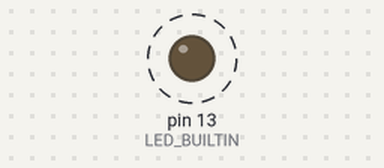
Recording of a sketch running on a simulated Arduino Uno, built with avr-gcc and run on an emulated ATmega328P. On the bench: output pins drawn as LEDs (lit = HIGH). Dashed ring = blinking. What the sketch prints to the serial monitor is not drawn.

Above: at 0.07 s.
Timing chart, 0 to 3.0 s (numbered marks = the images above):
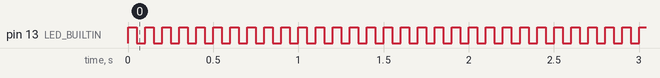

Measured:
- by itself, pin 13 (LED_BUILTIN): alternates HIGH for 0.05 s and LOW for 0.05 s

The sketch:

magnetolocator.ino
```cpp
#include "os.hpp"
#include "curveFitting.h" // https://github.com/Rotario/arduinoCurveFitting


void testCurveFit() {
  Serial.begin(9600);
  while(!Serial);
  Serial.println("Starting");

  char buf[100];
  int xpower = 3;
  int order = 3;
  snprintf(buf, 100, "Fitting curve of order %i to data of power %i...\n", order, xpower);
  Serial.print(buf);

  double x[26];
  double t[26];
  for (int i = 0; i < sizeof(x)/sizeof(double); i++){
    t[i] = i;
    x[i] = pow(i, xpower);
  }

  double coeffs[order+1];
  int ret = fitCurve(order, sizeof(x)/sizeof(double), t, x, sizeof(coeffs)/sizeof(double), coeffs);

  if (ret == 0){ //Returned value is 0 if no error
    uint8_t c = 'a';
    Serial.println("Coefficients are");
    for (int i = 0; i < sizeof(coeffs)/sizeof(double); i++){
      snprintf(buf, 100, "%c=",c++);
      Serial.print(buf);
      Serial.print(coeffs[i]);
      Serial.print('\t');
    }
  }
}


void setup() {
    initOS();
    initBlink();

    testCurveFit();
}

void loop()
{
    run();
}
```

curveFitting.cpp
```cpp
/*
  curveFitting.h - Library for fitting curves to given
  points using Least Squares method, with Cramer's rule
  used to solve the linear equation. Max polynomial order 20.
  Created by Rowan Easter-Robinson, August 23, 2018.
  Released into the public domain.
*/

#include <Arduino.h>
#include "curveFitting.h"

void printMat(const char *s, double*m, int n){
  Serial.println(s);
  char buf[40];
  for (int i = 0; i < n; i++) {
    for (int j = 0; j < n; j++) {
      snprintf(buf, 40, "%30.4f\t", m[i*n+j]);
      Serial.print(buf);
    }
    Serial.println();
  }
}

void showmat(const char *s, double **m, int n){
  Serial.println(s);
  char buf[40];
  for (int i = 0; i < n; i++) {
    for (int j = 0; j < n; j++){
      snprintf(buf, 40, "%30.4f\t", m[i][j]);
      Serial.print(buf);
    }
    Serial.println();
  }
}

void cpyArray(double *src, double*dest, int n){
  for (int i = 0; i < n*n; i++){
    dest[i] = src[i];
  }
}

void subCol(double *mat, double* sub, uint8_t coln, uint8_t n){
  if (coln >= n) return;
  for (int i = 0; i < n; i++){
    mat[(i*n)+coln] = sub[i];
  }
}

/*Determinant algorithm taken from https://codeforwin.org/2015/08/c-program-to-find-determinant-of-matrix.html */
int trianglize(double **m, int n)
{
  int sign = 1;
  for (int i = 0; i < n; i++) {
    int max = 0;
    for (int row = i; row < n; row++)
      if (fabs(m[row][i]) > fabs(m[max][i]))
        max = row;
    if (max) {
      sign = -sign;
      double *tmp = m[i];
      m[i] = m[max], m[max] = tmp;
    }
    if (!m[i][i]) return 0;
    for (int row = i + 1; row < n; row++) {
      double r = m[row][i] / m[i][i];
      if (!r) continue;
      for (int col = i; col < n; col ++)
        m[row][col] -= m[i][col] * r;
    }
  }
  return sign;
}

double det(double *in, int n, uint8_t prnt)
{
  double *m[n];
  m[0] = in;

  for (int i = 1; i < n; i++)
    m[i] = m[i - 1] + n;
  if(prnt) showmat("Matrix", m, n);
  int sign = trianglize(m, n);
  if (!sign)
    return 0;
  if(prnt) showmat("Upper triangle", m, n);
  double p = 1;
  for (int i = 0; i < n; i++)
    p *= m[i][i];
  return p * sign;
}
/*End of Determinant algorithm*/

//Raise x to power
double curveFitPower(double base, int exponent){
  if (exponent == 0){
    return 1;
  } else {
    double val = base;
    for (int i = 1; i < exponent; i++){
      val = val * base;
    }
    return val;
  }
}

int fitCurve (int order, int nPoints, double py[], int nCoeffs, double *coeffs) {
  uint8_t maxOrder = MAX_ORDER;
  if (nCoeffs != order + 1) return ORDER_AND_NCOEFFS_DO_NOT_MATCH; 	// no of coefficients is one larger than the order of the equation
  if (nCoeffs > maxOrder || nCoeffs < 2) return ORDER_INCORRECT; 		//matrix memory hard coded for max of 20 order, which is huge
  if (nPoints < 1) return NPOINTS_INCORRECT; 							//Npoints needs to be positive and nonzero
  int i, j;
  double T[MAX_ORDER] = {0}; //Values to generate RHS of linear equation
  double S[MAX_ORDER*2+1] = {0}; //Values for LHS and RHS of linear equation
  double denom; //denominator for Cramer's rule, determinant of LHS linear equation
  double x, y;

  double px[nPoints]; //Generate X values, from 0 to n
  for (i=0; i<nPoints; i++){
	px[i] = i;
  }

  for (i=0; i<nPoints; i++) {//Generate matrix elements
    x = px[i];
    y = py[i];
    for (j = 0; j < (nCoeffs*2)-1; j++){
      S[j] += curveFitPower(x, j); // x^j iterated , S10 S20 S30 etc, x^0, x^1...
    }
    for (j = 0; j < nCoeffs; j++){
      T[j] += y * curveFitPower(x, j); //y * x^j iterated, S01 S11 S21 etc, x^0*y, x^1*y, x^2*y...
    }
  }

  double masterMat[nCoeffs*nCoeffs]; //Master matrix LHS of linear equation
  for (i = 0; i < nCoeffs ;i++){//index by matrix row each time
    for (j = 0; j < nCoeffs; j++){//index within each row
      masterMat[i*nCoeffs+j] = S[i+j];
    }
  }

  double mat[nCoeffs*nCoeffs]; //Temp matrix as det() method alters the matrix given
  cpyArray(masterMat, mat, nCoeffs);
  denom = det(mat, nCoeffs, CURVE_FIT_DEBUG);
  cpyArray(masterMat, mat, nCoeffs);

  //Generate cramers rule mats
  for (i = 0; i < nCoeffs; i++){ //Temporary matrix to substitute RHS of linear equation as per Cramer's rule
    subCol(mat, T, i, nCoeffs);
    coeffs[nCoeffs-i-1] = det(mat, nCoeffs, CURVE_FIT_DEBUG)/denom; //Coefficients are det(M_i)/det(Master)
    cpyArray(masterMat, mat, nCoeffs);
  }
  return 0;
}

int fitCurve (int order, int nPoints, double px[], double py[], int nCoeffs, double *coeffs) {
  uint8_t maxOrder = MAX_ORDER;
  if (nCoeffs != order + 1) return ORDER_AND_NCOEFFS_DO_NOT_MATCH; 	//Number of coefficients is one larger than the order of the equation
  if(nCoeffs > maxOrder || nCoeffs < 2) return ORDER_INCORRECT; 		//Matrix memory hard coded for max of 20 order, which is huge
  if (nPoints < 1) return NPOINTS_INCORRECT; 							//Npoints needs to be positive and nonzero
  int i, j;
  double T[MAX_ORDER] = {0}; //Values to generate RHS of linear equation
  double S[MAX_ORDER*2+1] = {0}; //Values for LHS and RHS of linear equation
  double denom; //denominator for Cramer's rule, determinant of LHS linear equation
  double x, y;

  for (i=0; i<nPoints; i++) {//Generate matrix elements
    x = px[i];
    y = py[i];
    for (j = 0; j < (nCoeffs*2)-1; j++){
      S[j] += curveFitPower(x, j); // x^j iterated , S10 S20 S30 etc, x^0, x^1...
    }
    for (j = 0; j < nCoeffs; j++){
      T[j] += y * curveFitPower(x, j); //y * x^j iterated, S01 S11 S21 etc, x^0*y, x^1*y, x^2*y...
    }
  }

  double masterMat[nCoeffs*nCoeffs]; //Master matrix LHS of linear equation
  for (i = 0; i < nCoeffs ;i++){//index by matrix row each time
    for (j = 0; j < nCoeffs; j++){//index within each row
      masterMat[i*nCoeffs+j] = S[i+j];
    }
  }

  double mat[nCoeffs*nCoeffs]; //Temp matrix as det() method alters the matrix given
  cpyArray(masterMat, mat, nCoeffs);
  denom = det(mat, nCoeffs, CURVE_FIT_DEBUG);
  cpyArray(masterMat, mat, nCoeffs);

  //Generate cramers rule mats
  for (i = 0; i < nCoeffs; i++){ //Temporary matrix to substitute RHS of linear equation as per Cramer's rule
    subCol(mat, T, i, nCoeffs);
    coeffs[nCoeffs-i-1] = det(mat, nCoeffs, CURVE_FIT_DEBUG)/denom; //Coefficients are det(M_i)/det(Master)
    cpyArray(masterMat, mat, nCoeffs);
  }
  return 0;
}
```

curveFitting.h
```cpp
/*
  curveFitting.h - Library for fitting curves to given
  points using Least Squares method, with Cramer's rule
  used to solve the linear equation. Max polynomial order 20.
  Created by Rowan Easter-Robinson, August 23, 2018.
  Released into the public domain.
*/

#ifndef curveFit_h
#define curveFit_h

#include <Arduino.h>
#define MAX_ORDER 20

#ifndef CURVE_FIT_DEBUG
#define CURVE_FIT_DEBUG 0
#endif

/* Enum for error messages */
enum curveFitERROR{
	ORDER_AND_NCOEFFS_DO_NOT_MATCH = -1,
	ORDER_INCORRECT = -2,
	NPOINTS_INCORRECT = -3
};

/* Matrix Helper Functions */
void printMat(const char *s, double*m, int n);
void showmat(const char *s, double **m, int n);
void cpyArray(double *src, double*dest, int n);
void subCol(double *mat, double* sub, uint8_t coln, uint8_t n);
double curveFitPower(double base, int exponent);

/* Determinant matrix functions */
int trianglize(double **m, int n);
double det(double *in, int n, uint8_t prnt);

/* Curve fitting functions */
int fitCurve (int order, int nPoints, double py[], int nCoeffs, double *coeffs);
int fitCurve (int order, int nPoints, double px[], double py[], int nCoeffs, double *coeffs);
#endif
```

os.cpp
```cpp
/*
 * File:   os.cpp
 * Author: TristanH
 *
 * Created 8th March 2019
*/

#include <Arduino.h>
#include "os.hpp"

#define _TASK_LENGTH 32 // power of 2 <= 64
#define _SYSTEM_TIME() micros()
#define MAX_SCHEDULE 1000000000 // 100 s
#define _INCREMENT(var) var = (var + 1) & (_TASK_LENGTH - 1)

void toggleBlink();

typedef unsigned long ostime_t;
typedef struct {
    void (*f)();
    ostime_t t;
} Task;

struct {
    Task tasks[_TASK_LENGTH];
    void (*put)(Task);
    char (*isEmpty)();
    Task (*get)();
    char (*isFull)();
    int _putInd = 0;
    int _getInd = 0;
    char size = 0;
} OS;

void OS_put(Task elem) {
    OS.tasks[OS._putInd] = elem;
    _INCREMENT(OS._putInd);
    OS.size += 1;
}

Task OS_get() {
    Task val;
    val = OS.tasks[OS._getInd];
    _INCREMENT(OS._getInd);
    OS.size -= 1;
    return val;
}

char OS_isFull() { return OS.size == _TASK_LENGTH; }

char OS_isEmpty() { return OS._getInd == OS._putInd; }

void initOS() {
    OS.put = OS_put;
    OS.get = OS_get;
    OS.isEmpty = OS_isEmpty;
    OS.isFull = OS_isFull;
    OS._putInd = 0;
    OS._getInd = 0;
    OS.size = 0;
}

void run_later(void (*func)(), ostime_t delay) {
    // micros() is microseconds since program start
    // microsecond resolution (on 16MHz, resolution is 4 us)
    // will overflow after about 70 mins
    // millis() is milliseconds and overflows after about 50 days
    ostime_t taskTime = _SYSTEM_TIME() + delay*1000;
    Task task = {func, taskTime};
    OS.put(task);
}

void run() {
    Task task, next;
    ostime_t dif;

    while (1) {
        while (OS.isEmpty());
        next = OS.get(); //task on the buffer that should be executed soonest
        OS.put(next);
        while (1) {
            task = OS.get(); //get task
            if (task.f == next.f && task.t == next.t) break;

            //check if task should occur sooner than next
            //task.t < next.t, allowing for overflow
            dif = next.t - task.t;
            if (
                (dif > 0 && dif < MAX_SCHEDULE) ||  //next > task, but not by too much
                (dif < -MAX_SCHEDULE)
            ) { next = task; }
            OS.put(task);
        }

        dif = _SYSTEM_TIME() - next.t;
        //if task.t is scheduled before current time
        if (
            (dif > 0 && dif < MAX_SCHEDULE) || //sysTime > task, but not by too much
            (dif < -MAX_SCHEDULE)
        ) { next.f(); }
        else {
            OS.put(next);
        }
    }
}

void dream(short hrs, short mins, short secs) {
    #if defined(TEENSY)
    //Set RTC alarm wake up in (hours, minutes, seconds)
    alarm.setRtcTimer(hrs, mins, secs);
    Snooze.hibernate( config_teensy36 );

    #else // Arduino
    unsigned int seconds = hrs*3600 + mins*60 + secs;
    delay(seconds*1000);
    #endif
}

void initBlink(){
    pinMode(LED_BUILTIN,OUTPUT);
    digitalWrite(LED_BUILTIN,HIGH);
    run_later(toggleBlink,50);
}

void toggleBlink() {
    run_later(toggleBlink,50);
    digitalWrite(LED_BUILTIN,!digitalRead(LED_BUILTIN));
}
```

os.hpp
```cpp
/*
 * File:   os.hpp
 * Author: TristanH
 *
 * Created 8th March 2019
*/

#ifndef OS_H
#define	OS_H

typedef unsigned long ostime_t;

void initOS();

void run_later(void (*)(), ostime_t);

void run();

void dream(short,short,short);

void initBlink();

#endif	/* OS_H */
```
